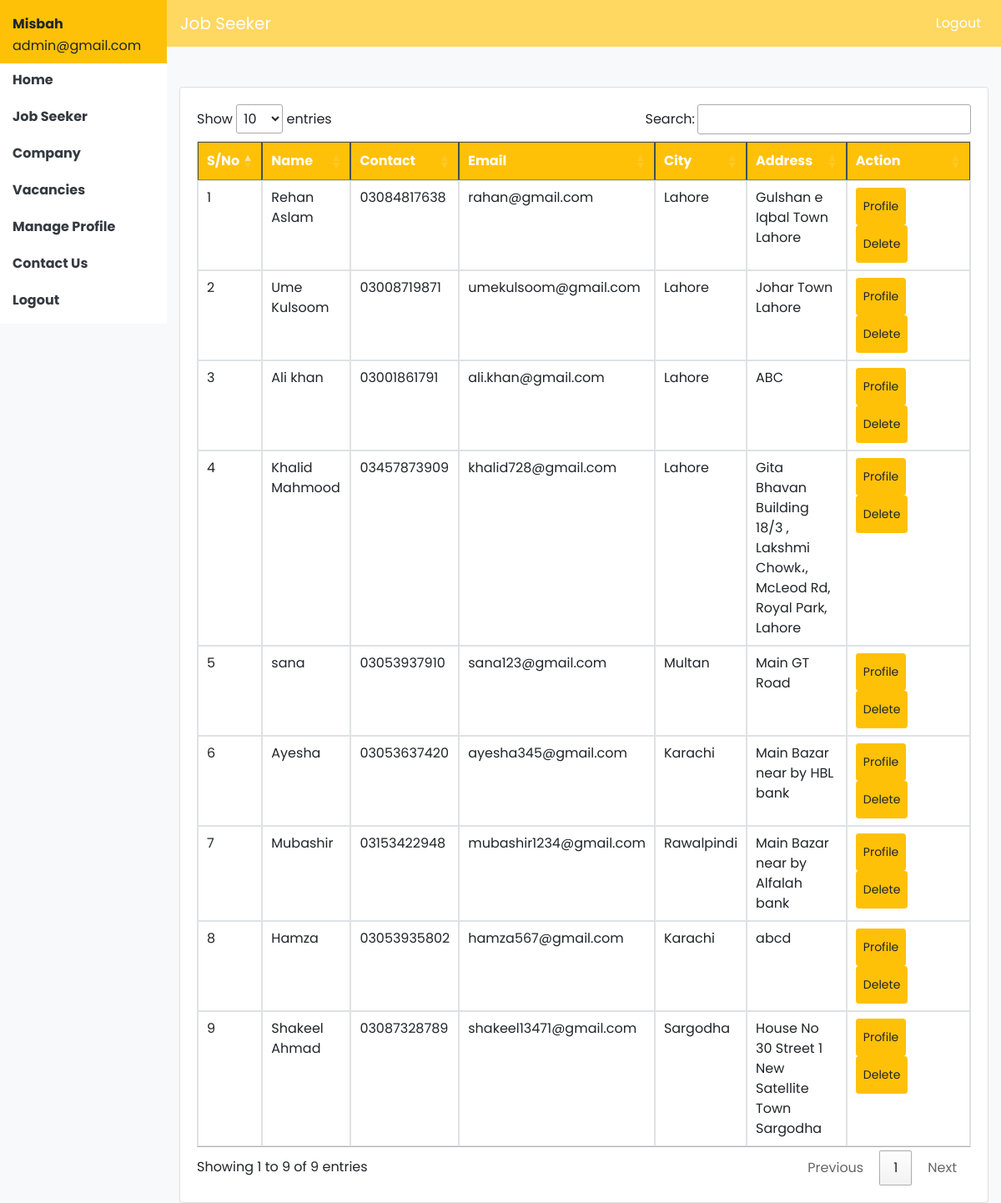
The app's page /admin/job_seeker.php (signed in) with its own data.
### tables this page shows
CREATE TABLE `job_seeker` (
  `id` int(11) NOT NULL,
  `name` varchar(80) NOT NULL,
  `contact` varchar(40) NOT NULL,
  `email` varchar(40) NOT NULL,
  `city` varchar(40) NOT NULL,
  `password` varchar(40) NOT NULL,
  `address` varchar(80) NOT NULL,
  `profile_img` varchar(80) NOT NULL,
  `status` int(11) NOT NULL
);

### admin/session.php (called while the page is built, shortened)
<?php
include_once "../dbc.php";
$sql="select * from admin where email='".$_SESSION['admin']."'";
$result=mysqli_query($con,$sql);
$admin=mysqli_fetch_array($result);
?>

### admin/job_seeker.php (the view, shortened to what this page needs)
<?php
include_once "session.php";
include_once "header.php";
?>
<div class="container-fluid">
<div class="row">
<div class="col-md-2">
<?php
include_once "sidebar.php";
?>
</div>
<div class="col-md-10">
<nav class="row navbar navbar-expand-lg navbar-dark" style="background-color: #FFD862;">
  <a class="navbar-brand" href="home.php">Job Seeker</a>
  <div class="collapse navbar-collapse" id="navbarSupportedContent">
    <ul class="navbar-nav ml-auto">
      <li class="nav-item active">
        <a class="nav-link" href="logout.php">Logout <span class="sr-only">(current)</span></a>
      </li>
    </ul>
  </div>
</nav>
<div class="card mt-5">
<div class="card-body">
<table class="table table-bordered mt-4" id="myTable">
<thead class="table-dark bg-warning">
<tr>
<th>S/No</th>
<th>Name</th>
<th>Contact</th>
<th>Email</th>
<th>City</th>
<th>Address</th>
<th style="width:16%;">Action</th>
</tr>
</thead>
<tbody>
<?php
$i=1;
$sql="select * from job_seeker";
$result=mysqli_query($con,$sql);
while($row=mysqli_fetch_array($result)){
?>
<tr>
<td><?php echo $i;?></td>
<td><?php echo $row['name'];?></td>
<td><?php echo $row['contact'];?></td>
<td><?php echo $row['email'];?></td>
<td><?php echo $row['city'];?></td>
<td><?php echo $row['address'];?></td>
<td>
<a href="job_seeker_profile.php?id=<?php echo $row['id'];?>"><button class="btn btn-warning btn-sm">Profile</button></a>
<a href="delete_job_seeker.php?id=<?php echo $row['id'];?>"><button class="btn btn-warning btn-sm">Delete</button></a>
</td>
</tr>
<?php
$i++;
 } ?>
</tbody>
</table>
</div>
</div>
</div>
</div>
</div>
</body>
</html>

### admin/sidebar.php
<div class="row">
<div class="col-md-12 bg-warning">
<p class="pt-4 line-height"><strong><?php echo $admin['name'];?></strong></p>
<p class="line-height"><?php echo $admin['email'];?></p>
</div>
</div>
<div class="row bg-white">
<div class="col-md-12">
<p class="pt-2"><b><a href="home.php" class="text-dark">Home</a></b></p>
<p class="pt-1"><b><a href="job_seeker.php" class="text-dark">Job Seeker</a></b></p>
<p class="pt-1"><b><a href="company.php" class="text-dark">Company</a></b></p>
<p class="pt-1"><b><a href="vacancies.php" class="text-dark">Vacancies</a></b></p>
<p class="pt-1"><b><a href="profile.php" class="text-dark">Manage Profile</a></b></p>
<p class="pt-1"><b><a href="contact.php" class="text-dark">Contact Us</a></b></p>
<p class="pt-1"><b><a href="logout.php" class="text-dark">Logout</a></b></p>
</div>
</div>

### css/style.css (style rules this page uses)
* { font-family: 'Gentium Book Basic', serif; font-family: 'Lora', serif; font-family: 'Nunito', sans-serif; font-family: 'Poppins', sans-serif; }
a { color:black; }
.line-height { line-height:10px; }
.form-inputs, .form-control, .btn { height:45px; }

### records on screen
job_seeker: name "Rehan Aslam", contact "03084817638", email "rahan@gmail.com", city "Lahore", address "Gulshan e Iqbal Town Lahore"
job_seeker: name "Ume Kulsoom", contact "03008719871", email "umekulsoom@gmail.com", city "Lahore", address "Johar Town Lahore"
job_seeker: name "Ali khan", contact "03001861791", email "ali.khan@gmail.com", city "Lahore", address "ABC"
job_seeker: name "Khalid Mahmood", contact "03457873909", email "khalid728@gmail.com", city "Lahore", address "Gita Bhavan Building 18/3 , Lakshmi Chowk،, McLeod Rd, Royal Park, Lahore"
job_seeker: name "sana", contact "03053937910", email "sana123@gmail.com", city "Multan", address "Main GT Road"
job_seeker: name "Ayesha", contact "03053637420", email "ayesha345@gmail.com", city "Karachi", address "Main Bazar near by HBL bank"
job_seeker: name "Mubashir", contact "03153422948", email "mubashir1234@gmail.com", city "Rawalpindi", address "Main Bazar near by Alfalah bank"
job_seeker: name "Hamza", contact "03053935802", email "hamza567@gmail.com", city "Karachi", address "abcd"
job_seeker: name "Shakeel Ahmad", contact "03087328789", email "shakeel13471@gmail.com", city "Sargodha", address "House No 30 Street 1 New Satellite Town Sargodha"

### other values on screen
$admin['name'] "Misbah"
$admin['email'] "admin@gmail.com"
